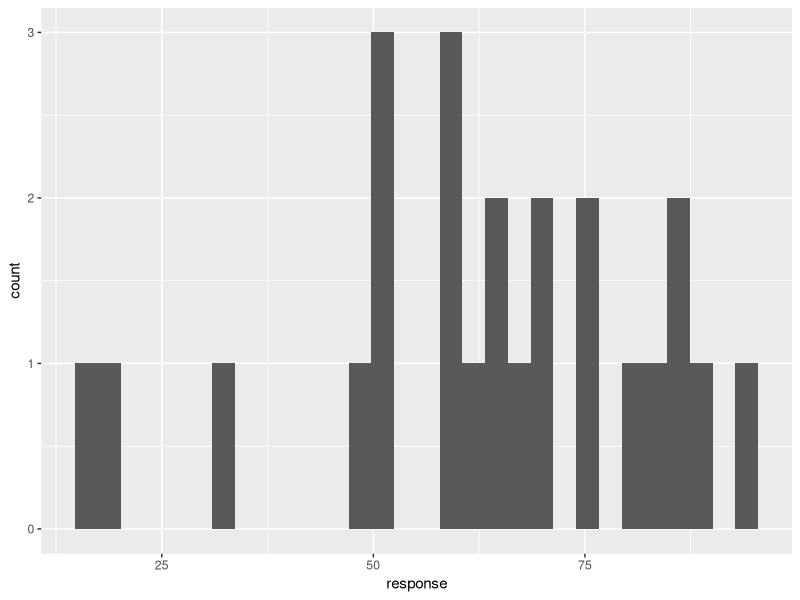
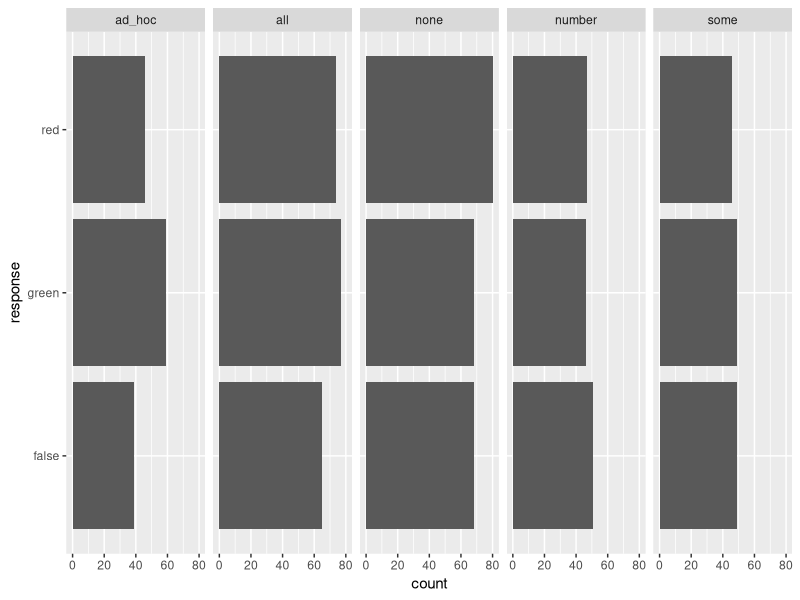
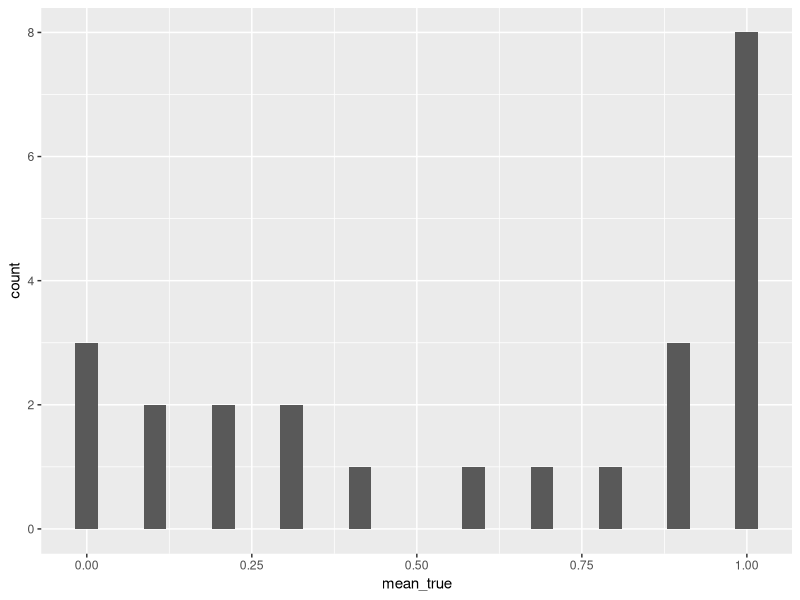
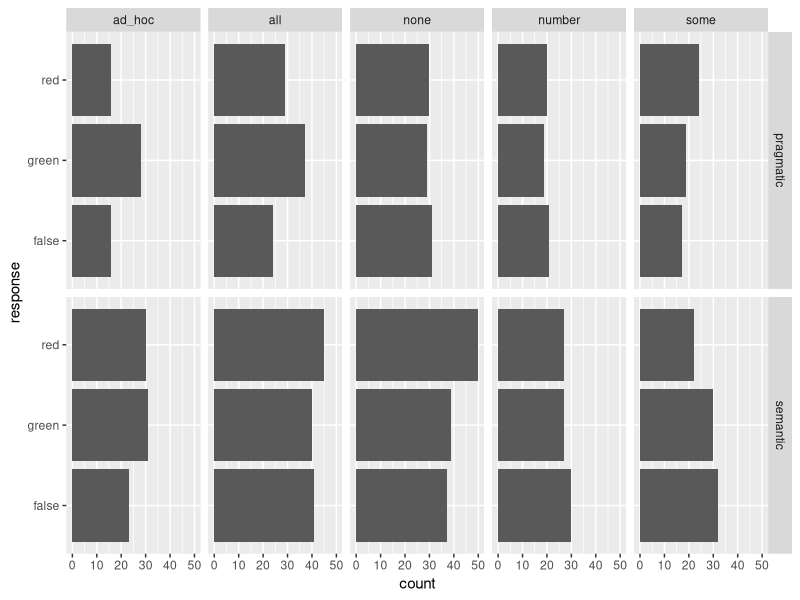
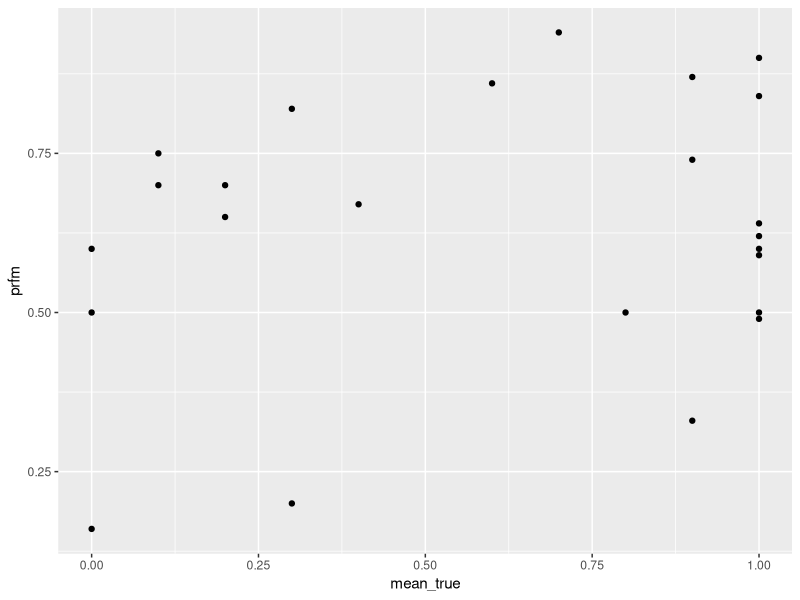
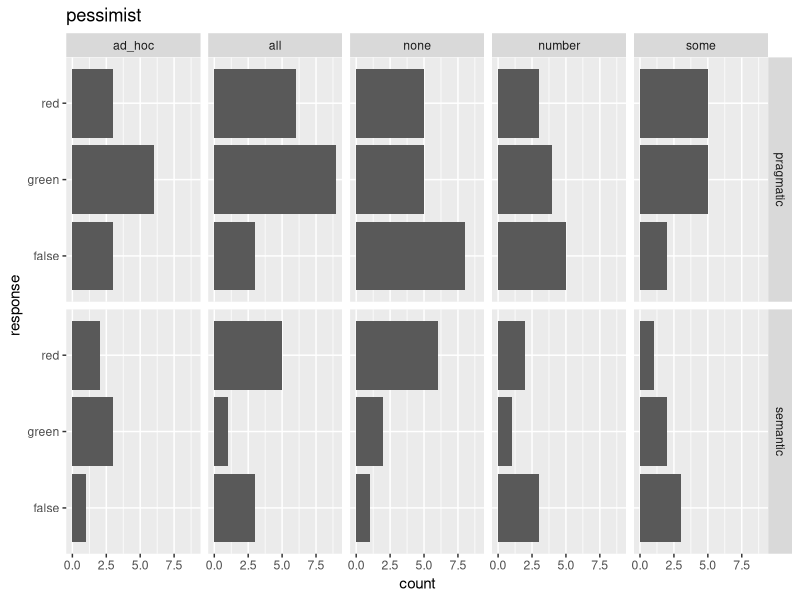
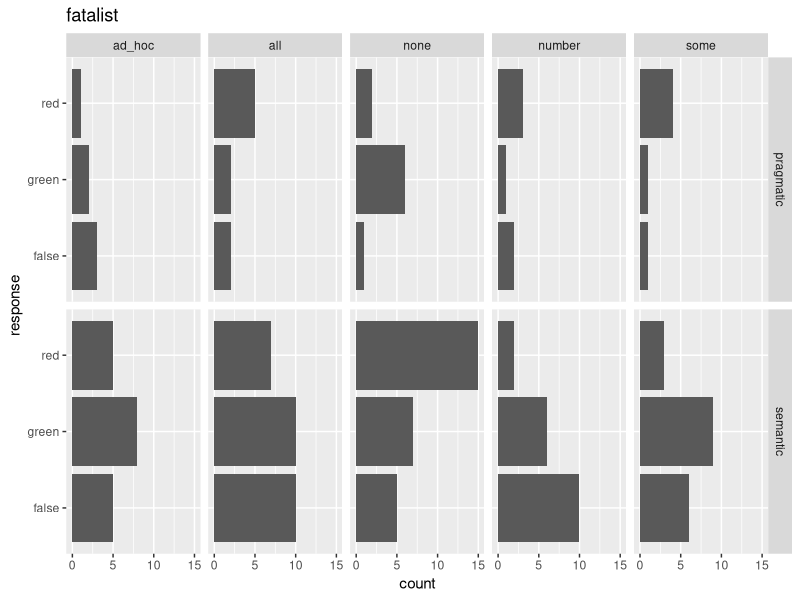
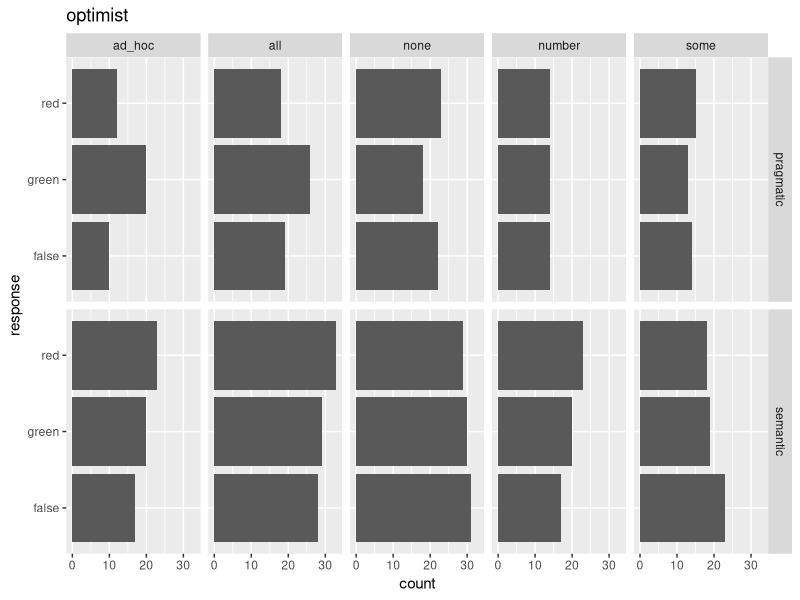

Generate these figures, in order, with R:
## ---- chunk 1
knitr::opts_chunk$set(echo = TRUE)
library(tidyverse)
library(magrittr)
d = read_csv('../../data/05_sentence_selection/data_raw.csv') %>% 
    filter(! prolific_id %in% c("TESTMF"))
## ---- chunk 2
# check colorblindness
color_blindness_failures = filter(d, trial_type == "color_blindness_test") %>%
  select(submission_id, correct, response) %>% 
  mutate(correct = ifelse(correct == response,1,0)) %>% 
  group_by(submission_id) %>% 
  summarize(mean_correct = mean(correct)) %>% 
  filter(mean_correct < 1) %>% 
  pull(submission_id)

d = filter(d, ! submission_id %in% color_blindness_failures)

message("Number of failures on color blindness test: ", length(color_blindness_failures))
## ---- chunk 3
e = read_csv('../../data/05_sentence_selection/data_raw.csv') %>% 
    filter(! prolific_id %in% c("TESTMF"))
filter(e, submission_id %in% color_blindness_failures, trial_type == "color_blindness_test") %>% 
  select(submission_id, correct, response)
## ---- chunk 4
filter(d, trial_type == "performance_rating") %>% 
  mutate(response = as.numeric(response)) %>% 
  ggplot(aes(x = response)) + geom_histogram()
## ---- chunk 5
filter(d, trial_type == "sentence_completion") %>% 
  select(prolific_id, condition, glb_condition, condition, response) %>% 
  ggplot(aes(x = response)) + geom_bar() +
  facet_grid(~condition) + coord_flip()
## ---- chunk 6
d_tvj = filter(d, trial_type == "truth_value_judgements") %>% 
  mutate(response = ifelse(response == "true", 1, 0))

d_summary_id = d_tvj %>% group_by(submission_id, trigger, condition) %>% 
  summarize(mean_true = mean(response)) %>% arrange(submission_id) %>% 
  filter(condition == "implicature") 

d_summary_id_imp = d_summary_id %>% filter(trigger != "number") %>% 
  group_by(submission_id) %>% 
  summarize(mean_true = mean(mean_true)) 

d_summary_id_imp %>% 
  ggplot(aes(x = mean_true)) + geom_histogram()
## ---- chunk 7
d_summary_id_imp_2 = d_summary_id_imp %>% 
  mutate(sem_prag_type = ifelse(mean_true < 0.5, "pragmatic", "semantic")) %>% 
  select(- mean_true)

d = full_join(d, d_summary_id_imp_2, by = "submission_id")

filter(d, trial_type == "sentence_completion") %>% 
  select(prolific_id, condition, condition, response, sem_prag_type) %>% 
  ggplot(aes(x = response)) + geom_bar() +
  facet_grid(sem_prag_type~condition) + coord_flip()
## ---- chunk 8

d_summary_id_completion = filter(d, trial_type == "sentence_completion") %>% 
  group_by(submission_id, condition) %>% 
  summarize(
    red = sum(response == "red")/n()
    # fls = sum(response == "false")/n()
    ) %>% 
  gather(key = response, value = proportion, red) %>% 
  mutate(combined = paste0(response, "_", condition)) %>% 
  select(-condition, - response) %>% 
  spread(key = combined, value = proportion)

d_summary_id_perfomance = filter(d, trial_type == "performance_rating") %>% 
  mutate(prfm = as.integer(response) / 100) %>% 
  select(submission_id, prfm)

d_id = full_join(
  d_summary_id_imp, 
  d_summary_id_perfomance, 
  by = "submission_id"
  ) %>% full_join(d_summary_id_completion, 
                  by = "submission_id")

ggplot(d_id, aes(x = mean_true, y = prfm)) + geom_point()
## ---- chunk 9
d_id %<>% 
  mutate(prfm_group = ifelse(abs(prfm - 0.5) < 0.05, "fatalist", 
                             ifelse(prfm > 0.5, "optimist", "pessimist")),
         sem_group = ifelse(abs(mean_true - 0.5) < 0.05, "uncertain",
                            ifelse(mean_true > 0.5, "semantic", "pragmatic")))
with(d_id, table(prfm_group, sem_group))
## ---- chunk 10
d = full_join(d, select(d_id, submission_id, prfm), by = "submission_id")
d = d %>% 
  mutate(prfm_group = ifelse(abs(prfm - 0.5) < 0.05, "fatalist", 
                             ifelse(prfm > 0.5, "optimist", "pessimist")))


plot_by_type = function(prfm_type){
  filter(d, trial_type == "sentence_completion", prfm_group == prfm_type) %>% 
  select(prolific_id, condition, condition, response, sem_prag_type) %>% 
  ggplot(aes(x = response)) + geom_bar() +
  facet_grid(sem_prag_type~condition) + coord_flip() +
    ggtitle(prfm_type)
}

plot_by_type(prfm_type = "pessimist")
plot_by_type(prfm_type = "fatalist")
plot_by_type(prfm_type = "optimist")

